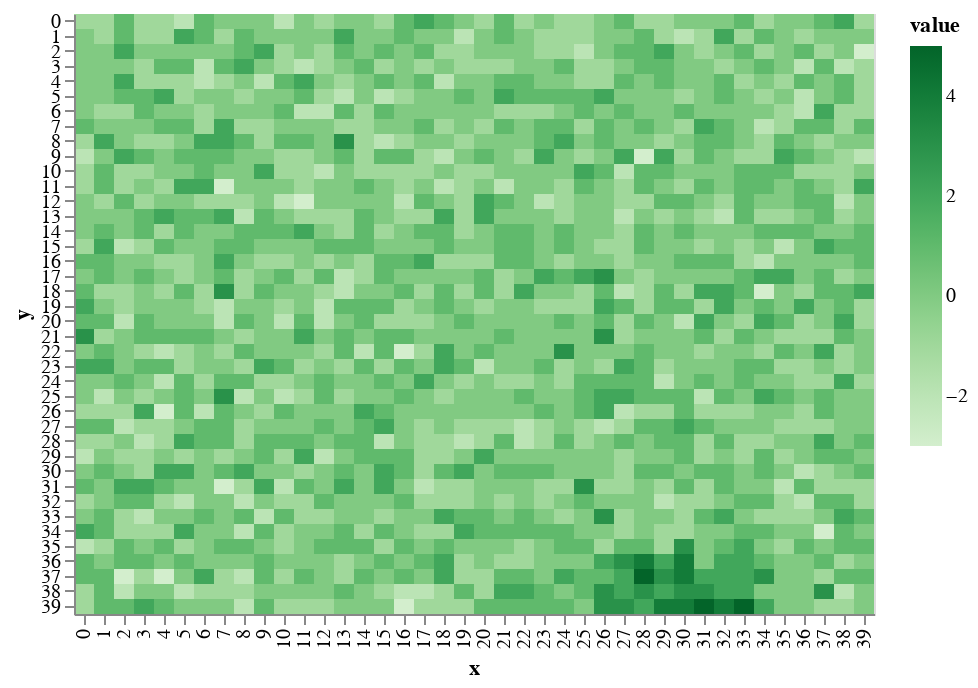

The code cell stored with this chart in its notebook:
### Markdown cell above
This makes a much more _natural_ looking mountain.

### Code cell
world.add_mountain(mdf)
draw.drawTerrainHeight(world.grid_elevation)

### Figure 1 — Vega-Lite specification as saved in the notebook (floating-point values rounded to 4 significant figures; data arrays with more than 128 entries replaced by an {"elided": "..."} marker saying what was removed)
{"$schema": "https://vega.github.io/schema/vega-lite/v2.6.0.json", "config": {"view": {"height": 300, "width": 400}}, "data": {"name": "data-6bc3f4fc7b1ef392c7a74c65922a7898"}, "datasets": {"data-6bc3f4fc7b1ef392c7a74c65922a7898": {"elided": "1600 records"}}, "encoding": {"color": {"field": "value", "scale": {"scheme": "greens"}, "type": "quantitative"}, "x": {"field": "x", "type": "ordinal"}, "y": {"field": "y", "type": "ordinal"}}, "mark": "rect"}
